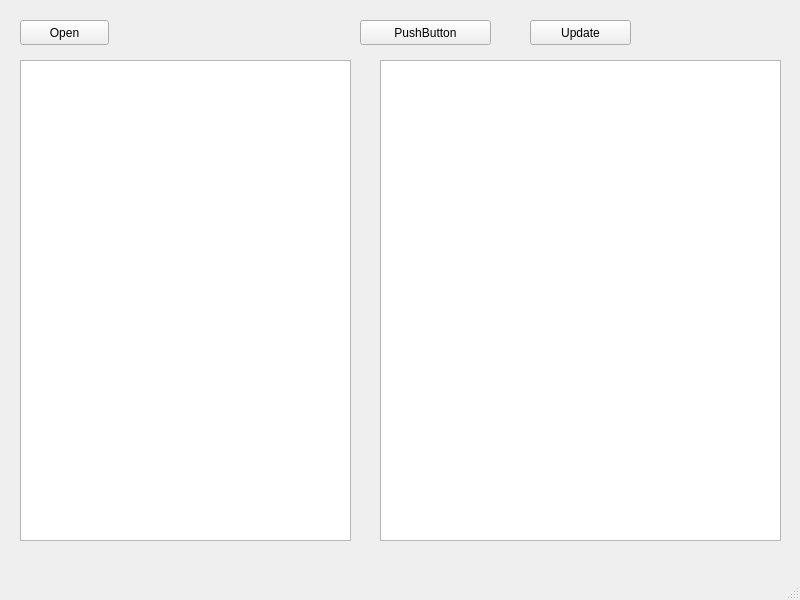
<?xml version="1.0" encoding="UTF-8"?>
<ui version="4.0">
 <class>MainWindow</class>
 <widget class="QMainWindow" name="MainWindow">
  <property name="geometry">
   <rect>
    <x>0</x>
    <y>0</y>
    <width>800</width>
    <height>600</height>
   </rect>
  </property>
  <property name="windowTitle">
   <string>MainWindow</string>
  </property>
  <widget class="QWidget" name="centralwidget">
   <widget class="QPushButton" name="openButton">
    <property name="geometry">
     <rect>
      <x>20</x>
      <y>20</y>
      <width>89</width>
      <height>25</height>
     </rect>
    </property>
    <property name="text">
     <string>Open</string>
    </property>
   </widget>
   <widget class="QPushButton" name="showButton">
    <property name="geometry">
     <rect>
      <x>360</x>
      <y>20</y>
      <width>131</width>
      <height>25</height>
     </rect>
    </property>
    <property name="text">
     <string>PushButton</string>
    </property>
   </widget>
   <widget class="QPushButton" name="updateButton">
    <property name="geometry">
     <rect>
      <x>530</x>
      <y>20</y>
      <width>101</width>
      <height>25</height>
     </rect>
    </property>
    <property name="text">
     <string>Update</string>
    </property>
   </widget>
   <widget class="QPlainTextEdit" name="jsonTextEdit">
    <property name="geometry">
     <rect>
      <x>20</x>
      <y>60</y>
      <width>331</width>
      <height>481</height>
     </rect>
    </property>
   </widget>
   <widget class="QTreeView" name="jsonTreeView">
    <property name="geometry">
     <rect>
      <x>380</x>
      <y>60</y>
      <width>401</width>
      <height>481</height>
     </rect>
    </property>
   </widget>
  </widget>
  <widget class="QMenuBar" name="menubar">
   <property name="geometry">
    <rect>
     <x>0</x>
     <y>0</y>
     <width>800</width>
     <height>22</height>
    </rect>
   </property>
  </widget>
  <widget class="QStatusBar" name="statusbar"/>
 </widget>
 <resources/>
 <connections/>
</ui>
